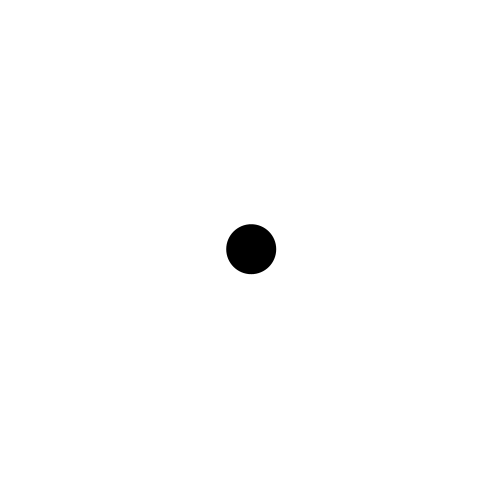
Frame 1 (no input)
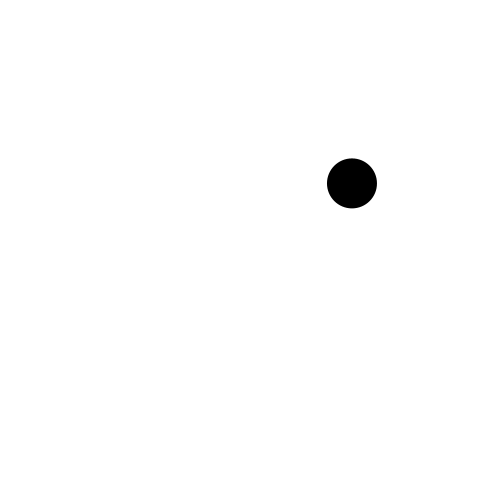
Frame 60 (the mouse pressed at the canvas centre just before this capture)
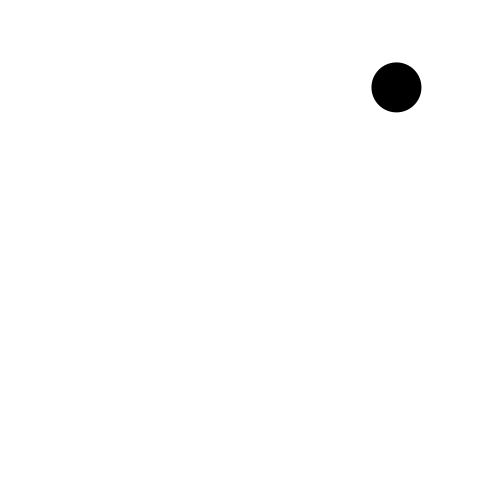
Frame 120 (the mouse held since frame 60 and released just before this capture)

The Processing sketch that drew these frames (run headless with seeded random() and noise(); from frame 60 on, the mouse is pressed at the canvas centre):

// Processing sketch: noc_force001
// ── noc_force001.pde
Ball b;
PVector gravity;
float tx, ty;


void setup(){
  size(500, 500);
  background(255);
  
  noStroke();
  
  tx = 0;
  
  b = new Ball();
}

void draw(){
  fill(255);
  rect(0, 0, width, height);
  
  float wx = map(noise(tx), 0, 1, 0, 2);
  PVector wind = new PVector(wx, 0);
  
  b.applyForce(wind);
  b.update();
  b.display();
  b.checkEdges();
  
  tx += 0.01;
}

class Ball{
  PVector location;
  PVector velocity;
  PVector accleration;
  PVector gravity;
  int size = 50;
  
  Ball(){
    location = new PVector(width/2, height/2);
    velocity = new PVector();
    accleration = new PVector();
    gravity = new PVector(0, -0.8);
  }
  
  void update(){
    applyForce(gravity);
    velocity.add(accleration);
    location.add(velocity);
    accleration.mult(0);
  }
  
  void display(){
    fill(0);
    ellipse(location.x, location.y, size, size);
  }

  void applyForce(PVector force){
    accleration.add(force);
  }
  
  void checkEdges(){
    if(location.x > width - size/2){
      location.x = width - size/2;
      velocity.x *= -1;
      //accleration.x *= 0.5;
    } else if(location.x < size/2){
      location.x = size/2;
      velocity.x *= -1;
      //accleration.x *= 0.5;
    }
    if(location.y > height - size/2){
      location.y = height - size/2;
      velocity.y *= -1;
      //accleration.y *= 0.5;
    } else if(location.y < size/2){
      location.y = size/2;
      velocity.y *= -1;
      //accleration.y *= 0.5;
    }
  }
}
